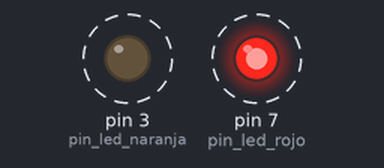
This program was run on a simulated Raspberry Pi (header pin numbers). Parts: output pins drawn as LEDs (lit = HIGH). Dashed ring = blinking. At 8.0 s the program stops and its outputs stay as they are.

Above: at 0.5 s.
Timing chart, 0 to 4.6 s (numbered marks = the images above):
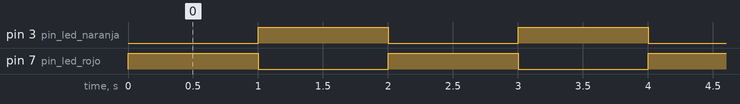

Measured:
- by itself, pin 3 (pin_led_naranja): alternates HIGH for 1.0 s and LOW for 1.0 s
- by itself, pin 7 (pin_led_rojo): alternates HIGH for 1.0 s and LOW for 1.0 s, 8 changes in all, then stays LOW

The program:

ejercicio2.py
```python
import RPi.GPIO as GPIO
from time import sleep

GPIO.setmode(GPIO.BOARD)

pin_led_rojo = 7

pin_led_naranja = 3

GPIO.setup(pin_led_rojo, GPIO.OUT)
GPIO.setup(pin_led_naranja, GPIO.OUT)


GPIO.output(pin_led_rojo, GPIO.LOW)
GPIO.output(pin_led_naranja, GPIO.LOW)

for _ in range(4):


  GPIO.output(pin_led_rojo, GPIO.HIGH)
  GPIO.output(pin_led_naranja, GPIO.LOW)
  sleep(1)
  GPIO.output(pin_led_rojo, GPIO.LOW)
  GPIO.output(pin_led_naranja, GPIO.HIGH)
  sleep(1)


GPIO.cleanup()
```
